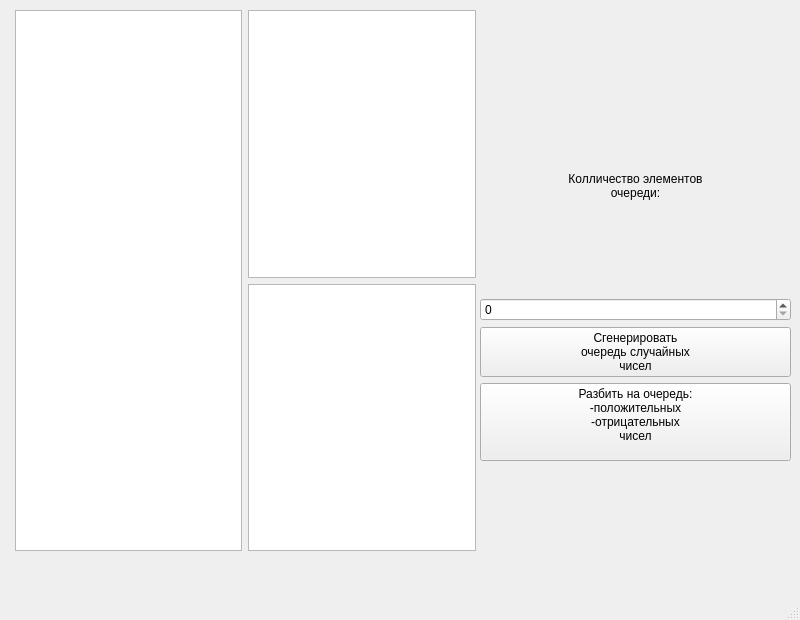
<?xml version="1.0" encoding="UTF-8"?>
<ui version="4.0">
 <class>MainWindow</class>
 <widget class="QMainWindow" name="MainWindow">
  <property name="geometry">
   <rect>
    <x>0</x>
    <y>0</y>
    <width>800</width>
    <height>620</height>
   </rect>
  </property>
  <property name="windowTitle">
   <string>MainWindow</string>
  </property>
  <property name="styleSheet">
   <string notr="true"/>
  </property>
  <widget class="QWidget" name="centralwidget">
   <widget class="QWidget" name="layoutWidget">
    <property name="geometry">
     <rect>
      <x>15</x>
      <y>10</y>
      <width>461</width>
      <height>541</height>
     </rect>
    </property>
    <layout class="QHBoxLayout" name="horizontalLayout">
     <item>
      <widget class="QListWidget" name="mainListWidget">
       <property name="styleSheet">
        <string notr="true"/>
       </property>
      </widget>
     </item>
     <item>
      <layout class="QVBoxLayout" name="verticalLayout">
       <item>
        <widget class="QListWidget" name="listWidgetNegative">
         <property name="styleSheet">
          <string notr="true"/>
         </property>
        </widget>
       </item>
       <item>
        <widget class="QListWidget" name="listWidgetPositive">
         <property name="styleSheet">
          <string notr="true"/>
         </property>
        </widget>
       </item>
      </layout>
     </item>
    </layout>
   </widget>
   <widget class="QWidget" name="layoutWidget">
    <property name="geometry">
     <rect>
      <x>480</x>
      <y>80</y>
      <width>311</width>
      <height>381</height>
     </rect>
    </property>
    <layout class="QVBoxLayout" name="verticalLayout_2">
     <item>
      <widget class="QLabel" name="label">
       <property name="text">
        <string>&lt;html&gt;&lt;head/&gt;&lt;body&gt;&lt;p align=&quot;center&quot;&gt;Колличество элементов&lt;br/&gt;очереди:&lt;/p&gt;&lt;/body&gt;&lt;/html&gt;</string>
       </property>
      </widget>
     </item>
     <item>
      <widget class="QSpinBox" name="spinBox"/>
     </item>
     <item>
      <widget class="QPushButton" name="bnt_generation">
       <property name="text">
        <string>Сгенерировать
очередь случайных
чисел</string>
       </property>
      </widget>
     </item>
     <item>
      <widget class="QPushButton" name="bnt_split">
       <property name="text">
        <string>Разбить на очередь:
-положительных
-отрицательных
чисел
</string>
       </property>
      </widget>
     </item>
    </layout>
   </widget>
  </widget>
  <widget class="QMenuBar" name="menubar">
   <property name="geometry">
    <rect>
     <x>0</x>
     <y>0</y>
     <width>800</width>
     <height>22</height>
    </rect>
   </property>
  </widget>
  <widget class="QStatusBar" name="statusbar"/>
 </widget>
 <resources/>
 <connections/>
</ui>
